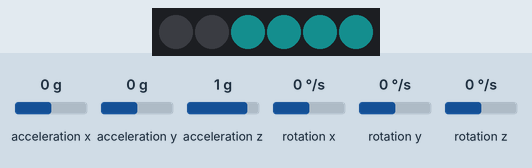
Recording of a sketch running on a simulated Arduino Uno, built with avr-gcc and run on an emulated ATmega328P. Parts: 6 RGB LEDs in strip order, left to right. The inputs (shaded band) are chosen by the test bench; at power-on: acceleration x 0 g, acceleration z 1 g, acceleration y 0 g, rotation x 0 °/s, rotation y 0 °/s, rotation z 0 °/s. Dim RGB values are drawn brighter than linear.

Above: at 1.9 s.
2.0 s: acceleration x set to 1.4 g
At 2.3 s:
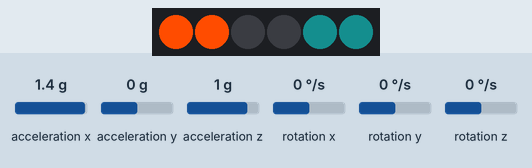
3.9 s: acceleration z set to 1.4 g
At 4.25 s:
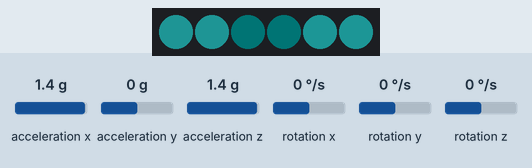
5.8 s: acceleration y set to -1.4 g
At 6.33 s:
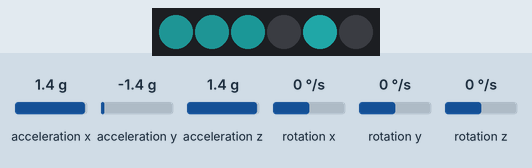
7.3 s: acceleration z set to -1.4 g
At 8.3 s:
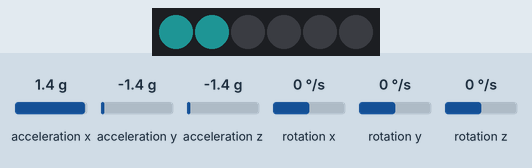
8.8 s: rotation x set to 100 °/s
At 10.2 s:
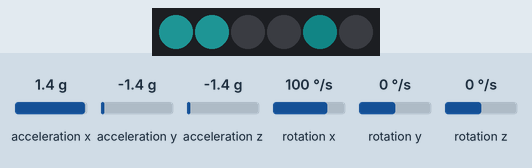
10.4 s: rotation y set to -192 °/s
At 11.05 s:
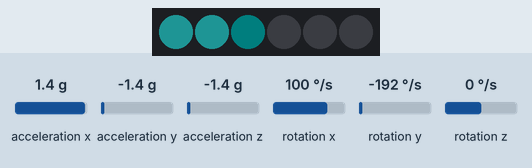
Timing chart, 0 to 13.1 s (numbered marks = the images above; inputs shaded):
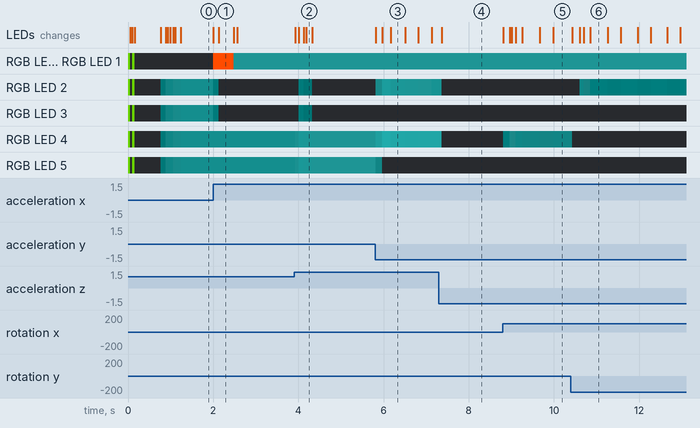

Measured:
- after the input at 2.0 s, RGB LED 0, RGB LED 1: off → RGB(255, 76, 0) at once, → RGB(4, 21, 21) 0.47 s later, → RGB(4, 20, 20) 0.08 s later; RGB LED 2, RGB LED 3: RGB(2, 14, 14) → RGB(0, 3, 3) at once, → off 0.13 s later; the LEDs: first change at once (image 1 shows a later state)
- after the input at 3.9 s, RGB LED 2, RGB LED 3: off → RGB(0, 3, 3) after 0.11 s, → RGB(0, 1, 1) 0.12 s later, → off 0.20 s later; the LEDs: first change at once (image 2 shows a later state)
- after the input at 7.3 s, the LEDs: change after 0.06 s (image 4)
- after the input at 8.8 s, the LEDs: first change at once (image 5 shows a later state)
- after the input at 10.4 s, RGB LED 2: off → RGB(1, 9, 9) after 0.20 s, → RGB(1, 6, 6) 0.10 s later, → RGB(0, 4, 4) 0.15 s later, → RGB(0, 3, 3) 0.42 s later, … (9 changes in this stretch); RGB LED 4: RGB(1, 8, 8) → off at once; the LEDs: first change at once (image 6 shows a later state)

The sketch:

cube.ino
```cpp
#include <math.h>
#include <SPI.h>
#include <NeoPixelBus.h>
#include <Wire.h>

#include "Sensor.h"
#include "AxisControl.h"
#include "Engine.h"
#include "Ship.h"

#define DELAY_60_FPS 17

const uint16_t PixelCount = 6;
const uint8_t PixelPin = 7;

NeoPixelBus<NeoGrbFeature, Neo800KbpsMethod> strip(PixelCount, PixelPin);

Sensor sensor;

AxisControl xAxisControl;
AxisControl yAxisControl;
AxisControl zAxisControl;

AxisControl rxAxisControl;
AxisControl ryAxisControl;
AxisControl rzAxisControl;

AxisControl *axisControls[] = {&xAxisControl, &yAxisControl, &zAxisControl, &rxAxisControl, &ryAxisControl, &rzAxisControl};

Ship ship(strip);

void setup()
{
  sensor.setupSensor();

  Serial.begin(9600);

  strip.Begin();
  strip.Show();

//  Serial.println(sizeof(AxisControl));
//  Serial.println(sizeof(Engine));
//  Serial.println(sizeof(Sensor));
//  Serial.println(sizeof(Ship));
//
//  Serial.println(sizeof(AxisControl) * AXIS_COUNT + sizeof(Engine) * ENGINE_COUNT + sizeof(Ship) + sizeof(Sensor));

  setupAcc();
}

void loop()
{
  loopAcc();

  delay(DELAY_60_FPS);
}

void setupAcc(void)
{
  HsbColor red(0.0, 1, 0.5);
  HsbColor green(0.25, 1, 0.5);

  if (!sensor.initSensor()) {
    while (1) {
      blink(red, 1, 250);
    }
  } else {
    blink(green, 2, 50);
    delay(500);

    ship.powerUp();
  }
}

void loopAcc(void) {
  sensor.readSensor();

  xAxisControl.updateWithAcc(sensor.ax);
  yAxisControl.updateWithAcc(sensor.ay);
  zAxisControl.updateWithAcc(sensor.az);

  rxAxisControl.updateWithAcc(sensor.gx);
  ryAxisControl.updateWithAcc(sensor.gy);
  rzAxisControl.updateWithAcc(sensor.gz);

  if (xAxisControl.throttleAcc > 0.05) {
    ship.boost();
  }

  ship.applyControls(axisControls);

  strip.Show();
}

void blink(HsbColor& col, int count, int delayMs) {
  for (int i = 0; i < count; i++) {
    col.B = 0.5;
    setAllPixels(col);
    delay(delayMs);
    col.B = 0;
    setAllPixels(col);
    delay(delayMs);
  }
}

void setAllPixels(HsbColor& col) {
  for (int i = 0; i < PixelCount; i++) {
    strip.SetPixelColor(i, col);
  }
  strip.Show();
}
```

AxisControl.cpp
```cpp
#include "AxisControl.h"

AxisControl::AxisControl()
{
  acc = 0;
  rawAcc = 0;
  avgAcc = 0;
  throttle = 0;
  rawThrottle = 0;
  throttleAcc = 0;
  fwAcc = 0;
  rwAcc = 0;
  fwDecay = 0;
  rwDecay = 0;
}

void AxisControl::updateWithAcc(float a)
{
  const float decayRate = 0.005;

  rawAcc = a / 9.8;
  acc += (rawAcc - acc) * 0.2;
  avgAcc += (acc - avgAcc) * 0.5;

  float nAcc = acc - avgAcc * 0.9;

  if (nAcc > fwAcc) {
    fwAcc = nAcc;
    fwDecay = 0;
  }

  if (-nAcc > rwAcc) {
    rwAcc = -nAcc;
    rwDecay = 0;
  }

  if (fwAcc > 0) {
    fwAcc -= fwDecay;
    fwDecay += decayRate;
  } else {
    fwAcc = 0;
  }

  if (rwAcc > 0) {
    rwAcc -= rwDecay;
    rwDecay += decayRate;
  } else {
    rwAcc = 0;
  }

  rawThrottle = fwAcc - rwAcc;
  throttleAcc = (rawThrottle - throttle) * 0.5;
  throttle += throttleAcc;
}
```

AxisControl.h
```cpp
#pragma once

class AxisControl
{
  public:
  float acc;
  float rawAcc;
  float avgAcc;
  float throttle;
  float rawThrottle;
  float throttleAcc;
  float fwAcc;
  float rwAcc;
  float fwDecay;
  float rwDecay;

  AxisControl();

  void updateWithAcc(float rawAcc);

};
```

Engine.cpp
```cpp
#include "Engine.h"

Engine::Engine(char pixel1, NeoPixelBus<NeoGrbFeature, Neo800KbpsMethod> &strip1) {
  pixel = pixel1;
  strip = &strip1;
  power = 0;
  powerSetting = 0;
  //  coolOff = 0;
  boost = 0;
}

HsbColor Engine::getEngineColor() {
  static HsbColor c(0.5, 0.8, 0.1);
  return c;
}

HsbColor Engine::getBoostColor() {
  static HsbColor c(0.05, 1, 1);
  return c;
}

void Engine::setThrottle(float throttle)
{
  float boostF = 0;
  if (boost > 0) {
    boost -= 5;
    boostF = boost > 50 ? 1 : boost * 0.02;
    boostF += sin(boost * 1.80) * 0.3;
    if (boostF > 1) {
      boostF = 1;
    }
  } else {
    boost = 0;
  }

  float B = throttle > 0 ? throttle : 0;
  B *= power * 0.01;

  if (B > 0.005) {
    //    coolOff = 5;
  } else {
    //    if (coolOff > 0) {
    //      coolOff--;
    //      B = 0.02;
    //    } else {
    //      B = 0.02;
    //    }
  }

  B = (B > 1) ? 1 : B;

  if (powerSetting != power) {
    power += powerSetting > power ? 5 : -5;
  }

  HsbColor engineColor = getEngineColor();
  engineColor.B = B;
  HsbColor color = boostF > 0
                   ? HsbColor::LinearBlend<NeoHueBlendShortestDistance>(engineColor, getBoostColor(), boostF)
                   : engineColor;

  strip->SetPixelColor(pixel, color);
}

void Engine::setBoost(float boost1)
{
  boost = boost1 * 100;
}

void Engine::setPower(float power1)
{
  powerSetting = power1 * 100;
}

void Engine::applyControls(AxisControl *controls[])
{
  float totalThrottle = 0;

  for (int i = 0; i < weightsCount; i++) {
    float weight = controlWeights[i] * 0.01;
    totalThrottle += controls[i]->throttle * weight;
  }

  //  totalThrottle = 1 + log10(totalThrottle * 0.9 + 0.1);

  this->setThrottle(totalThrottle);
}

void Engine::setControlWeights(signed char weights[], char count)
{
  controlWeights = weights;
  weightsCount = count;
}
```

Engine.h
```cpp
#pragma once

#include <NeoPixelBus.h>
#include <Wire.h>
#include "AxisControl.h"

class Engine
{
  public:

  Engine(char pixel1, NeoPixelBus<NeoGrbFeature, Neo800KbpsMethod> &strip1);

  void setThrottle(float throttle1);
  void setBoost(float boost1);
  void setPower(float power1);
  void applyControls(AxisControl *controls[]);
  void setControlWeights(signed char weights[], char count);

  private:

  HsbColor getEngineColor();
  HsbColor getBoostColor();

  NeoPixelBus<NeoGrbFeature, Neo800KbpsMethod> *strip;

  char pixel;
  signed char boost;
  signed char power;
  signed char powerSetting;
  signed char* controlWeights;
  char weightsCount;
//  signed char coolOff;

};
```

Sensor.cpp
```cpp
#include "Sensor.h"

void Sensor::setupSensor(void)
{
#ifdef MPU_6050
  // join I2C bus (I2Cdev library doesn't do this automatically)
#if I2CDEV_IMPLEMENTATION == I2CDEV_ARDUINO_WIRE
  Wire.begin();
#elif I2CDEV_IMPLEMENTATION == I2CDEV_BUILTIN_FASTWIRE
  Fastwire::setup(400, true);
#endif
#endif
}

bool Sensor::initSensor(void)
{
#ifdef MPU_6050
  accelgyro.initialize();
  return accelgyro.testConnection();
#else
  return accel.begin();
#endif
}

void Sensor::readSensor(void)
{
#ifdef MPU_6050

  int16_t iax, iay, iaz;
  int16_t igx, igy, igz;

  accelgyro.getMotion6(&iax, &iay, &iaz, &igx, &igy, &igz);

  ax = iax / 2000.0;
  ay = -iay / 2000.0;
  az = iaz / 2000.0;

  gx = igx / 2000.0;
  gy = igy / 2000.0;
  gz = igz / 2000.0;

#else

  sensors_event_t event;
  accel.getEvent(&event);
  ax = event.acceleration.x;
  ay = event.acceleration.y;
  az = event.acceleration.z;
  gx = 0;
  gy = 0;
  gz = 0;

#endif
}
```

Sensor.h
```cpp
#pragma once

#define MPU_6050

#include <SPI.h>
#include <Wire.h>

#ifdef MPU_6050

#include <I2Cdev.h>
#include <MPU6050.h>

#else

#include <Adafruit_Sensor.h>
#include <Adafruit_LSM303_U.h>

#endif


class Sensor
{
  public:

#ifdef MPU_6050
    MPU6050 accelgyro;
#else
    /* Assign a unique ID to this sensor at the same time */
    Adafruit_LSM303_Accel_Unified accel = Adafruit_LSM303_Accel_Unified(54321);
#endif

    float ax, ay, az;
    float gx, gy, gz;

    void setupSensor(void);
    bool initSensor(void);
    void readSensor(void);

};
```

Ship.cpp
```cpp
#include "Ship.h"

Ship::Ship(NeoPixelBus<NeoGrbFeature, Neo800KbpsMethod> &strip)
{
  for (int i = 0; i < ENGINE_COUNT; i++) {
    engines[i] = new Engine(i, strip);
  }

  engines[0]->setControlWeights(w0, AXIS_COUNT);
  engines[1]->setControlWeights(w1, AXIS_COUNT);
  engines[2]->setControlWeights(w2, AXIS_COUNT);
  engines[3]->setControlWeights(w3, AXIS_COUNT);
  engines[4]->setControlWeights(w4, AXIS_COUNT);
  engines[5]->setControlWeights(w5, AXIS_COUNT);
}

void Ship::applyControls(AxisControl *axisControls[])
{
  for (int i = 0; i < ENGINE_COUNT; i++) {
    engines[i]->applyControls(axisControls);
  }
}

void Ship::powerUp()
{
  for (int i = 0; i < ENGINE_COUNT; i++) {
    engines[i]->setPower(1);
  }
}

void Ship::boost()
{
  engines[0]->setBoost(1);
  engines[1]->setBoost(1);
}
```

Ship.h
```cpp
#pragma once

#include <NeoPixelBus.h>
#include <Wire.h>
#include "AxisControl.h"
#include "Engine.h"

#define ENGINE_COUNT 6
#define AXIS_COUNT 6

class Ship
{
  public:

    Ship(NeoPixelBus<NeoGrbFeature, Neo800KbpsMethod> &strip1);

    void applyControls(AxisControl *axisControls[]);

    void powerUp();

    void boost();

    Engine *engines[ENGINE_COUNT];

    // x - forward, y - right, z - up

    signed char w0[AXIS_COUNT] = {  70,   0,   0,    0,   0,  50}; // rear R
    signed char w1[AXIS_COUNT] = {  70,   0,   0,    0,   0, -50}; // rear L
    signed char w2[AXIS_COUNT] = { -70,  70,  70,   50, -50,   0}; // f l
    signed char w3[AXIS_COUNT] = { -70, -70,  70,  -50, -50,   0}; // f r
    signed char w4[AXIS_COUNT] = {   0,  70,  70,   50,  50,   0}; // a l
    signed char w5[AXIS_COUNT] = {   0, -70,  70,  -50,  50,   0}; // a r

};
```
